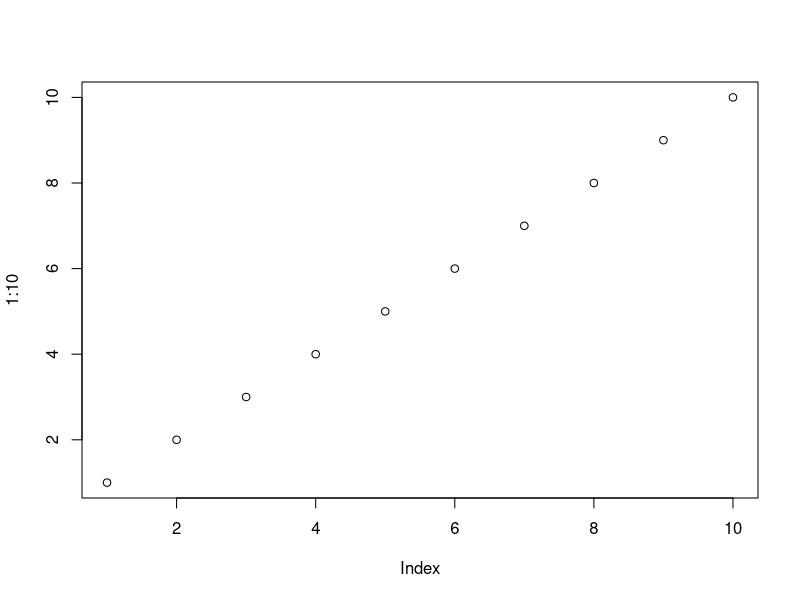
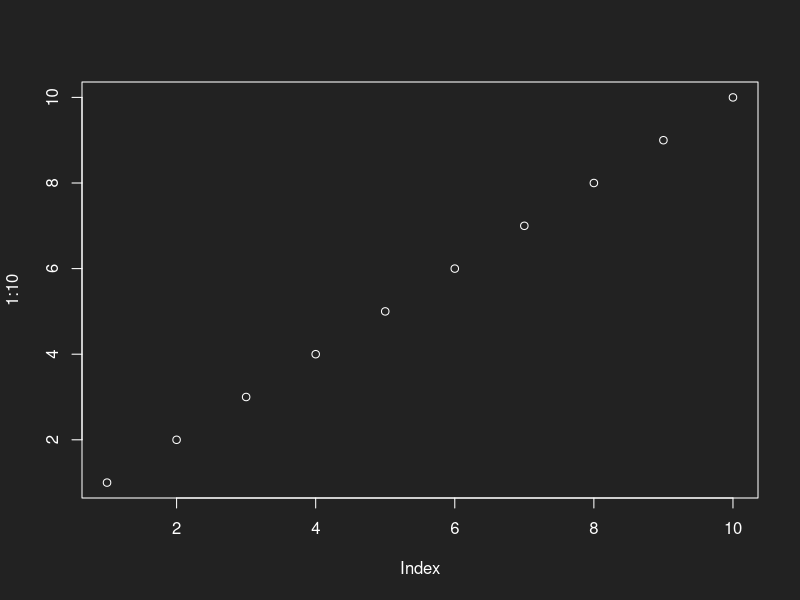
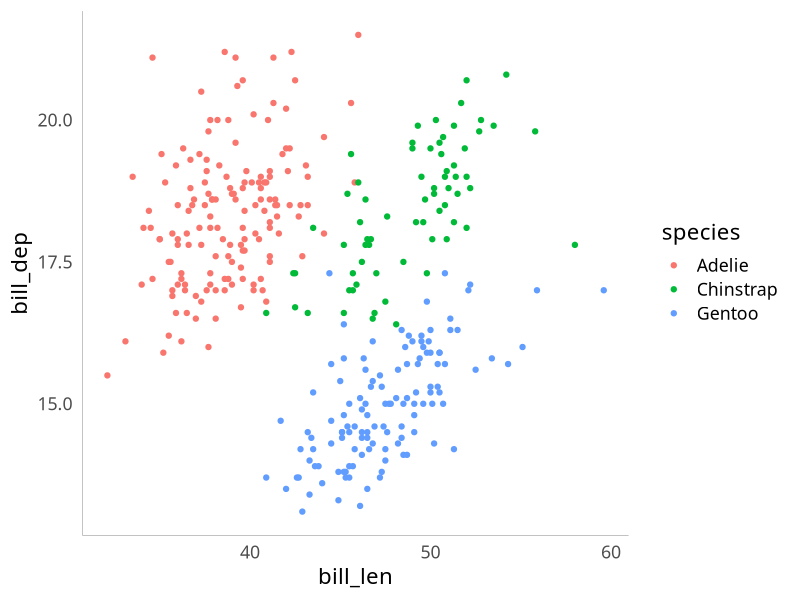
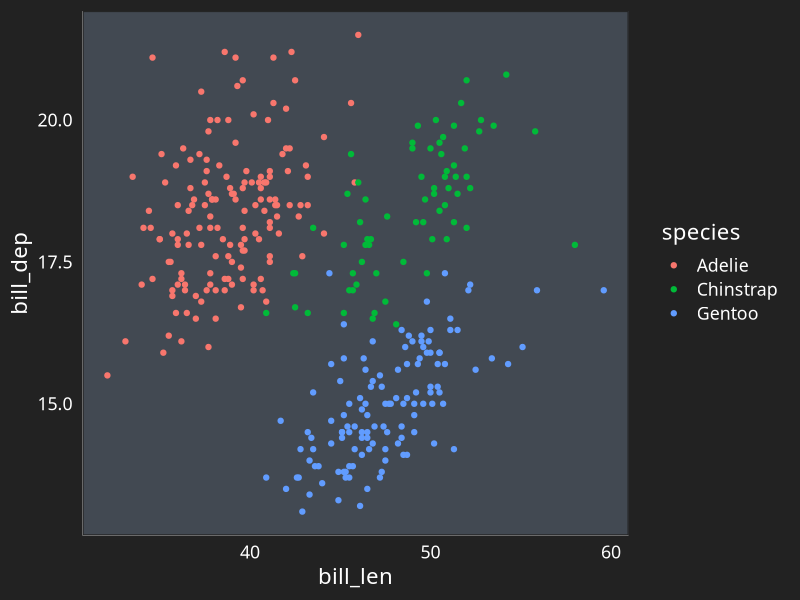
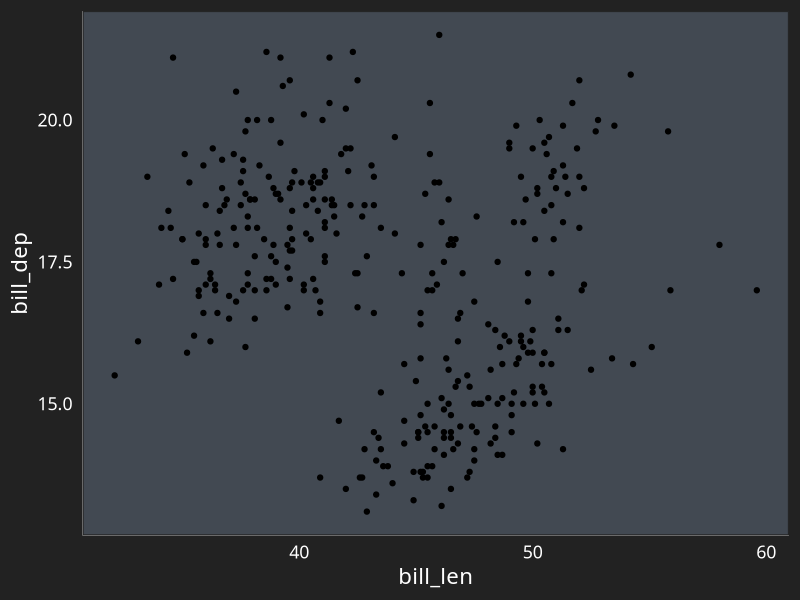

Write R code to recreate these figures, in order. (Note: this script raises an error after producing the figures.)
## ---- chunk 1
#| echo: fenced
#| renderings: 
#|   - light
#|   - dark
#| fig-width: 5
#| fig-height: 3
library(withr)

plot(1:10)

with_par(
  list(bg = "#222", 
       col = "white", 
       fg = "white",
       col.axis = "white",
       col.lab = "white"
       
       ),
  plot(1:10)
)
## ---- chunk 2
library(ggplot2)

theme_set(
  theme_minimal(base_size = 16) +
    theme(
      text = element_text(family = "Public Sans"),
      panel.grid = element_blank(),
      legend.key = element_blank(),
      axis.ticks = element_blank(),
      axis.line = element_line(color = "grey60", linewidth = 0.2),
      legend.background = element_blank()
    )
)
## ---- chunk 3
penguins |>
  ggplot(
    aes(bill_len, bill_dep)
  )+
    geom_point(
      aes(color = species)
    ) ->
  plot1

plot1
## ---- chunk 4
theme_darkmode <- function(){
  theme(
    text = element_text(family = "Public Sans", colour = "white"),
    axis.text = element_text(colour = "white"),
    rect = element_rect(colour = "#222", fill = "#222"),
    plot.background = element_rect(fill = "#222", colour = NA),
    panel.background = element_rect(fill = "#424952"),
    strip.background = element_rect(fill="#3d3d3d"),
    strip.text = element_text(color = "white")
  )
}
## ---- chunk 5
plot1 + theme_darkmode()
## ---- chunk 6
penguins |>
  ggplot(
    aes(bill_len, bill_dep)
  )+
    geom_point() ->
  plot2

plot2 + theme_darkmode()
## ---- chunk 7
theme_set(
  theme_minimal(base_size = 16) +
    theme(
      text = element_text(family = "Public Sans")
    ) +
    theme_sub_panel(
      grid = element_blank(),
    ) +
    theme_sub_legend(
      key = element_blank(),
      background = element_blank()
    ) +
    theme_sub_axis(
      ticks = element_blank(),
      line = element_line(color = "grey60", linewidth = 0.2)
    )
)
## ---- chunk 8
plot2
## ---- chunk 9
theme_darkmode <- function(){
  theme_minimal(
    base_size = 16,
    paper = "#222",
    ink = "white"
  ) +
    theme(
      text = element_text(family = "Public Sans")
    ) +
    theme_sub_panel(
      background = element_rect(
        fill = "#424952", color = NA
      ),
      grid = element_blank()
    ) +
    theme_sub_legend(
      key = element_blank(),
      background = element_blank()
    ) +
    theme_sub_axis(
      line = element_line(
        color = "grey60", linewidth = 0.2
      )
    )
}
## ---- chunk 10
plot2 +
  theme_darkmode()
## ---- chunk 11
#| echo: fenced
#| renderings: 
#|   - light
#|   - dark
plot2
plot2 + theme_darkmode()
